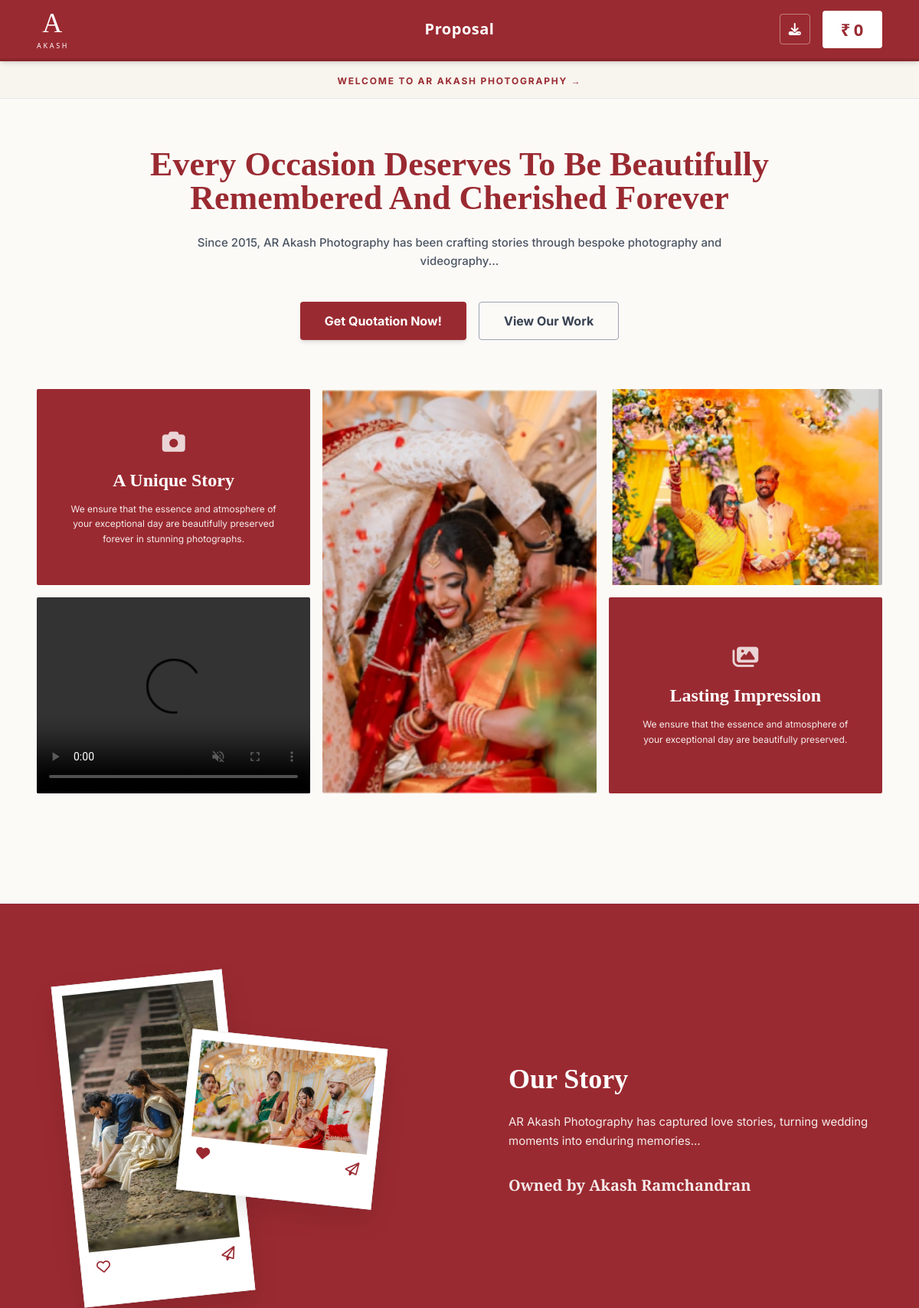
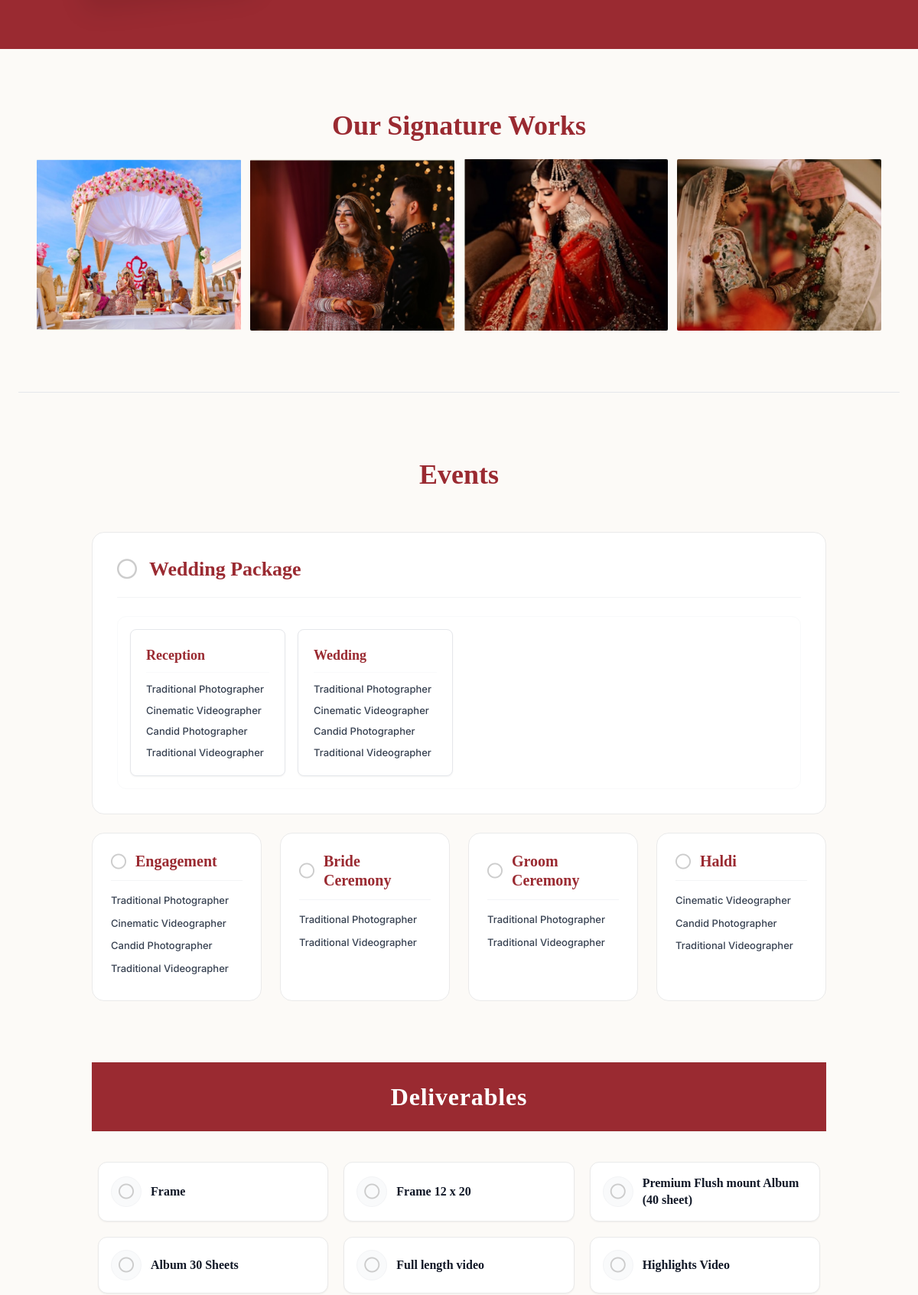
/quotation/ (upper part), run on the app's committed database (2 pictures, top to bottom).
### photography/models.py (models this page shows, shortened)
class QuotationShowcase(models.Model):
    SECTION_CHOICES = (
        ('HERO', 'Hero Section (Top Masonry Grid - Needs 3 images)'),
        ('STORY', 'Our Story Section (Polaroids - Needs 2 images)'),
        ('SIGNATURE', 'Signature Works (Gallery - Needs 4 images)'),
        ('FOOTER', 'Footer Strip (Needs 5 images)'),
    )
    section = models.CharField(max_length=20, choices=SECTION_CHOICES)
    image = models.ImageField(upload_to='quotation_showcase/images/', null=True, blank=True)
    video = models.FileField(upload_to='quotation_showcase/videos/', null=True, blank=True, help_text="Optional: Replaces image with a video if provided.")
    order = models.PositiveIntegerField(default=0, help_text="Sorting order (0 is first)")
    class Meta:
        ordering = ['order', 'id']
        verbose_name = "Quotation Showcase Media"
        verbose_name_plural = "Quotation Showcase Media"

class Package(models.Model):
    package_name = models.CharField(max_length=200)
    @property
    def total_cost(self):
        total = 0.0
        for service in self.services.all():
            total += float(service.cost) * service.qty
        return total

class PackageService(models.Model):
    package = models.ForeignKey(Package, on_delete=models.CASCADE, related_name="services")
    service_name = models.CharField(max_length=255)
    sub_services = models.ManyToManyField(SubService, blank=True)
    qty = models.IntegerField(default=1)
    cost = models.FloatField(default=0)

class SubService(models.Model):
    name = models.CharField(max_length=255)
    price = models.DecimalField(max_digits=10, decimal_places=2, default=0.00)

class Deliverable(models.Model):
    title = models.CharField(max_length=255)
    price = models.DecimalField(max_digits=10, decimal_places=2, default=0.00)

### photography/views.py (the view)
# urls.py: path('quotation/', quotation_builder_view, name='quotation_builder'),
def quotation_builder_view(request):
    all_packages = Package.objects.prefetch_related('services__sub_services').all()
    all_deliverables = Deliverable.objects.all()
    all_additional_services = AdditionalService.objects.all()
    showcase_media = QuotationShowcase.objects.all()
    context = {
        'packages': all_packages,
        'deliverables': all_deliverables,
        'additional_services': all_additional_services,
        'base_total': 0,
        'hero_media': showcase_media.filter(section='HERO'),
        'story_media': showcase_media.filter(section='STORY'),
        'signature_media': showcase_media.filter(section='SIGNATURE'),
        'footer_media': showcase_media.filter(section='FOOTER'),
    }
    return render(request, 'quotation_builder.html', context)

### photography/context_processors.py (called while the page is built, shortened)
def notifications_context(request):
    return {'unread_notifications': [], 'unread_count': 0}

### photography/templates/quotation_builder.html (shortened to what this page needs)
{% load static %}
<!DOCTYPE html>
<html lang="en">
<head>
    <script src="https://cdn.tailwindcss.com"></script>
    <link rel="stylesheet" href="https://cdnjs.cloudflare.com/ajax/libs/font-awesome/6.5.1/css/all.min.css">
</head>
<body>
    <div class="fixed top-0 left-0 w-full bg-maroon z-50 shadow-md h-[80px] flex items-center px-6 md:px-12 justify-between border-b-[4px] border-black/10">
        <div class="flex items-center w-1/3 gap-6">
            <div class="text-white font-serif tracking-widest leading-none text-center">
                <span class="text-4xl">A</span><br><span class="text-[9px] tracking-[0.3em] font-sans uppercase">AKASH</span>
            </div>
        </div>
        <div class="w-1/3 text-center hidden md:block"><h2 class="text-white font-semibold text-xl tracking-wide font-sans">Proposal</h2></div>
        <div class="w-1/3 flex justify-end items-center gap-4">
            <button onclick="submitQuotation()" class="w-10 h-10 border border-white/40 rounded flex items-center justify-center text-white hover:bg-white/10 transition" title="Download Proposal">
                <i class="fas fa-download"></i>
            </button>
            <div class="bg-white text-maroon font-black text-[18px] md:text-[22px] px-6 py-2 rounded shadow-sm tracking-wide font-sans flex items-center gap-1 whitespace-nowrap">
                <span>₹</span> <span id="navGrandTotal">0</span>
            </div>
        </div>
    </div>
    <div class="w-full text-center py-3 bg-[#F8F5EE] border-b border-gray-200">
        <span class="text-maroon font-bold text-xs tracking-[0.15em] uppercase">WELCOME TO AR AKASH PHOTOGRAPHY &rarr;</span>
    </div>
    <div class="max-w-6xl mx-auto px-6 py-16 text-center">
        <h1 class="text-4xl md:text-5xl lg:text-[44px] font-bold text-maroon leading-tight mb-6 max-w-4xl mx-auto font-serif">Every Occasion Deserves To Be Beautifully Remembered And Cherished Forever</h1>
        <p class="text-gray-600 text-[15px] leading-relaxed max-w-3xl mx-auto mb-10 font-medium">Since 2015, AR Akash Photography has been crafting stories through bespoke photography and videography...</p>
        <div class="flex justify-center gap-4 mb-16">
            <button onclick="document.getElementById('builderSection').scrollIntoView({behavior: 'smooth'})" class="bg-maroon text-white px-8 py-3 rounded font-bold hover:bg-red-900 transition shadow-md">Get Quotation Now!</button>
            <button class="bg-transparent border border-gray-400 text-gray-700 px-8 py-3 rounded font-bold hover:bg-gray-100 transition">View Our Work</button>
        </div>
        <div class="grid grid-cols-1 md:grid-cols-3 gap-4 mb-20">
            <div class="bg-maroon text-white p-10 flex flex-col justify-center items-center text-center rounded-sm">
                <i class="fas fa-camera text-3xl mb-4 opacity-80"></i>
                <h3 class="font-serif text-2xl font-bold mb-3">A Unique Story</h3>
                <p class="text-xs opacity-90 leading-relaxed">We ensure that the essence and atmosphere of your exceptional day are beautifully preserved forever in stunning photographs.</p>
            </div>
            {% for media in hero_media|slice:":3" %}
                {% if forloop.counter == 1 %}
                <div class="col-span-1 md:col-span-1 row-span-2">
                    {% if media.video %}<video src="{{ media.video.url }}" controls autoplay loop muted playsinline class="w-full h-full object-cover rounded-sm"></video>
                    {% elif media.image %}<img src="{{ media.image.url }}" class="w-full h-full object-cover rounded-sm">{% endif %}
                </div>
                {% else %}
                <div class="col-span-1 h-64">
                    {% if media.video %}<video src="{{ media.video.url }}" controls autoplay loop muted playsinline class="w-full h-full object-cover rounded-sm"></video>
                    {% elif media.image %}<img src="{{ media.image.url }}" class="w-full h-full object-cover rounded-sm">{% endif %}
                </div>
                {% endif %}
            {% endfor %}
            <div class="bg-maroon text-white p-10 flex flex-col justify-center items-center text-center rounded-sm h-64">
                <i class="fas fa-images text-3xl mb-4 opacity-80"></i>
                <h3 class="font-serif text-2xl font-bold mb-3">Lasting Impression</h3>
                <p class="text-xs opacity-90 leading-relaxed">We ensure that the essence and atmosphere of your exceptional day are beautifully preserved.</p>
            </div>
        </div>
    </div>
    <div class="bg-maroon text-white py-24 relative overflow-hidden">
        <div class="max-w-6xl mx-auto px-6 grid grid-cols-1 md:grid-cols-2 gap-12 items-center">
            <div class="relative h-[400px] hidden md:block">
                {% if story_media.0 %}
                <div class="polaroid absolute top-0 left-10 w-56 transform -rotate-6 z-10">
                    {% if story_media.0.video %}<video src="{{ story_media.0.video.url }}" controls autoplay loop muted playsinline class="w-full h-auto mb-3"></video>
                    {% elif story_media.0.image %}<img src="{{ story_media.0.image.url }}" class="w-full h-auto mb-3">{% endif %}
                    <div class="flex justify-between text-maroon px-2 text-lg"><i class="far fa-heart"></i><i class="far fa-paper-plane"></i></div>
                </div>
                {% endif %}
                {% if story_media.1 %}
                <div class="polaroid absolute top-20 left-48 w-64 transform rotate-6 z-20">
                    {% if story_media.1.video %}<video src="{{ story_media.1.video.url }}" controls autoplay loop muted playsinline class="w-full h-auto mb-3"></video>
                    {% elif story_media.1.image %}<img src="{{ story_media.1.image.url }}" class="w-full h-auto mb-3">{% endif %}
                    <div class="flex justify-between text-maroon px-2 text-lg"><i class="fas fa-heart"></i><i class="far fa-paper-plane"></i></div>
                </div>
                {% endif %}
            </div>
            <div class="md:pl-10">
                <h2 class="text-4xl font-bold mb-6 font-serif">Our Story</h2>
                <p class="text-[15px] leading-relaxed mb-8 opacity-90">AR Akash Photography has captured love stories, turning wedding moments into enduring memories...</p>
                <h3 class="font-bold text-xl text-white/90">Owned by Akash Ramchandran</h3>
            </div>
        </div>
    </div>
    <div class="max-w-6xl mx-auto px-6 py-20 text-center border-b border-gray-200">
        <h2 class="text-4xl font-bold text-maroon mb-6 font-serif">Our Signature Works</h2>
        <div class="grid grid-cols-2 md:grid-cols-4 gap-3">
            {% for media in signature_media|slice:":4" %}
                {% if media.video %}<video src="{{ media.video.url }}" controls autoplay loop muted playsinline class="w-full h-56 object-cover rounded-sm"></video>
                {% elif media.image %}<img src="{{ media.image.url }}" class="w-full h-56 object-cover rounded-sm">{% endif %}
            {% endfor %}
        </div>
    </div>
    <div id="builderSection" class="max-w-5xl mx-auto px-4 sm:px-6 lg:px-8 py-20">
        <div class="mb-20">
            <h2 class="text-center text-[36px] text-maroon font-bold font-serif mb-12">Events</h2>
            <div class="grid grid-cols-1 sm:grid-cols-2 lg:grid-cols-4 gap-6">
                {% for pkg in packages %}
                    {% if pkg.services.all|length >= 2 %}
                        <div class="col-span-1 sm:col-span-2 lg:col-span-4 pricing-item card-unselected rounded-2xl p-6 md:p-8 cursor-pointer relative flex flex-col"
                             data-price="{{ pkg.total_cost }}" data-type="package" data-id="{{ pkg.id }}" onclick="toggleCardSelection(this)">
                            <div class="flex flex-col md:flex-row justify-between items-start md:items-center mb-6 border-b border-gray-100 pb-5">
                                <div class="flex items-center gap-4">
                                    <i class="fa-regular fa-circle text-[26px] select-circle"></i>
                                    <h3 class="text-[26px] text-maroon font-bold font-serif leading-tight">{{ pkg.package_name }}</h3>
                                </div>
                            </div>
                            <div class="grid grid-cols-1 sm:grid-cols-2 lg:grid-cols-4 gap-4 bg-white/50 p-4 rounded-xl border border-gray-50">
                                {% for service in pkg.services.all %}
                                <div class="bg-white border border-pink/50 rounded-lg p-5 shadow-sm">
                                    <h4 class="text-[18px] text-maroon font-bold font-serif mb-3 border-b border-gray-50 pb-2">{{ service.service_name }}</h4>
                                    <ul class="space-y-2 text-[13px] text-gray-700 font-medium">
                                        {% for sub in service.sub_services.all %}<li>{{ sub.name }}</li>{% endfor %}
                                    </ul>
                                </div>
                                {% endfor %}
                            </div>
                        </div>
                    {% else %}
                        <div class="col-span-1 pricing-item card-unselected rounded-2xl p-6 cursor-pointer relative flex flex-col"
                             data-price="{{ pkg.total_cost }}" data-type="package" data-id="{{ pkg.id }}" onclick="toggleCardSelection(this)">
                            <div class="flex items-center gap-3 mb-4 border-b border-gray-100 pb-3">
                                <i class="fa-regular fa-circle text-[20px] select-circle"></i>
                                <h3 class="text-[20px] text-maroon font-bold font-serif leading-tight">{{ pkg.package_name }}</h3>
                            </div>
                            <ul class="space-y-2.5 text-[13px] text-gray-700 font-medium flex-grow mb-2">
                                {% for service in pkg.services.all %}{% for sub in service.sub_services.all %}<li>{{ sub.name }}</li>{% endfor %}{% endfor %}
                            </ul>
                        </div>
                    {% endif %}
                {% endfor %}
            </div>
        </div>
        <div class="mb-20">
            <div class="bg-maroon w-full py-5 text-center mb-10 shadow-sm border-y border-red-900/20"><h2 class="text-[32px] text-white font-bold font-serif tracking-wide">Deliverables</h2></div>
            <div class="grid grid-cols-1 sm:grid-cols-2 lg:grid-cols-3 gap-5 max-w-5xl mx-auto px-2">
                {% for d in deliverables %}
                <div class="pricing-item card-unselected rounded-xl p-4 cursor-pointer flex items-center gap-3 transition-all shadow-sm" data-price="{{ d.price }}" data-type="deliverable" data-id="{{ d.id }}" onclick="toggleCardSelection(this)">
                    <div class="w-10 h-10 rounded-full bg-gray-50 flex items-center justify-center border border-gray-100 flex-shrink-0 transition-all"><i class="fa-regular fa-circle text-[20px] select-circle"></i></div>
                    <div class="flex flex-col flex-grow"><span class="deliverable-title text-[16px] text-gray-900 font-bold font-serif leading-snug">{{ d.title }}</span></div>
                </div>
                {% endfor %}
            </div>
        </div>
    </div>
</body>
</html>

### photography/templates/quotation_builder.html (style rules this page uses)
:root { --maroon: #9A2A31; --bg-cream: #FCFAF7; --light-pink: #FFF0F2; --border-pink: #FCE4E7; }
body { font-family: "Inter", sans-serif; background-color: var(--bg-cream); color: #333; overflow-x: hidden; padding-top: 80px; }
h1, h2, h3, h4, h5, .font-serif { font-family: 'Playfair Display', serif; }
.bg-maroon { background-color: var(--maroon); }
.text-maroon { color: var(--maroon); }
.card-unselected { border: 1px solid #EAEAEA; background-color: #FFFFFF; transition: all 0.2s ease; }
.select-circle { color: #ccc; transition: all 0.2s ease; }
.polaroid { background: white; padding: 12px 12px 40px 12px; box-shadow: 0 15px 35px rgba(0,0,0,0.1); border: 1px solid #eee; }

### data on the page
QuotationShowcase: image (picture)
QuotationShowcase: image (picture)
QuotationShowcase: image (picture)
QuotationShowcase: image (picture)
QuotationShowcase: image (picture)
QuotationShowcase: image (picture)
QuotationShowcase: image (picture)
QuotationShowcase: image (picture)
Package: package_name "Wedding Package"
PackageService: service_name "Reception"
SubService: name "Traditional Photographer"
SubService: name "Cinematic Videographer"
SubService: name "Candid Photographer"
SubService: name "Traditional Videographer"
PackageService: service_name "Wedding"
Package: package_name "Engagement"
Package: package_name "Bride Ceremony"
Package: package_name "Groom Ceremony"
Package: package_name "Haldi"
Deliverable: title "Frame"
Deliverable: title "Frame 12 x 20"
Deliverable: title "Premium Flush mount Album (40 sheet)"
Deliverable: title "Album 30 Sheets"
Deliverable: title "Full length video"
Deliverable: title "Highlights Video"
